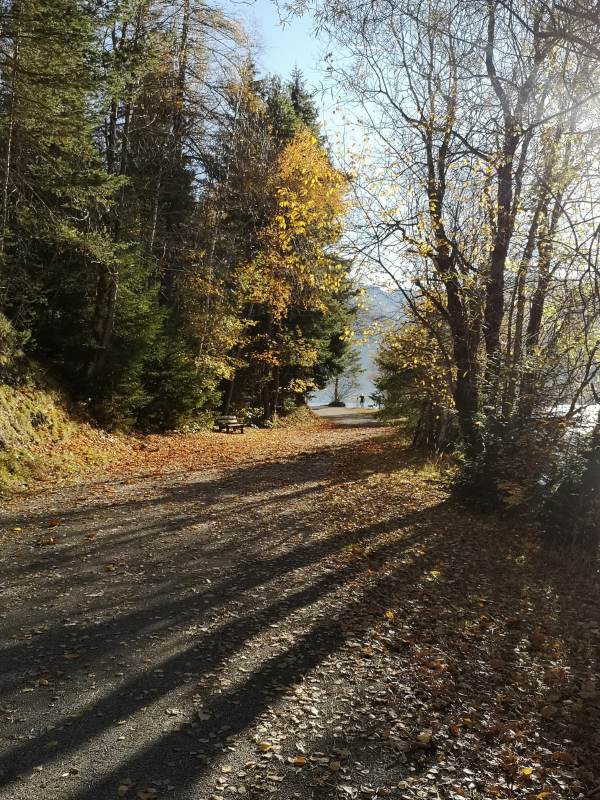
#> input picture data/img.jpeg, 1200 x 1600 px (shown at 1/2 size)
$ python ex_01_a_image_metadata.py
#> lines starting #> are read from the running program, lines starting #| are printed output that depends on the picture
from PIL import Image
import numpy as np

im = Image.open('data/img.jpeg')
#> im is the input picture: PIL image 1200x1600 RGB; mean R, G, B 95.8, 89.1, 73.8

# holen der grundsaetzlichen Eigenschaften des Bildes:
breite, hoehe = im.size
#> breite = 1200; hoehe = 1600
print("breite: %s , hoehe: %s"  % (breite, hoehe))
#| breite: 1200 , hoehe: 1600
print("palette: %s" % im.palette)
#| palette: None
print("format: %s" % im.format)
#| format: JPEG
print("mode: %s" % im.mode)
#| mode: RGB

imr = im.rotate(45) # Gibt das rotierte Bild zurueck
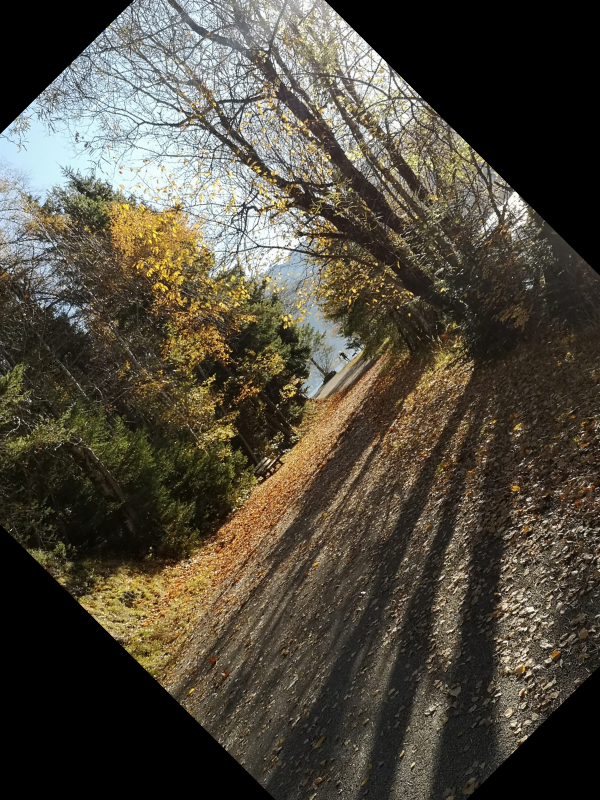
#> imr: PIL image 1200x1600 RGB (shown at 1/2 size); mean R, G, B 79.6, 73.9, 61.1
imr.save('data/rotated.jpeg')

im.thumbnail( (128,128) )  # Die Methode verändert im
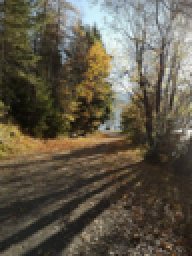
#> im: PIL image 96x128 RGB (shown 2 times larger); mean R, G, B 95.8, 89.1, 73.8
im.save('data/thumb.jpeg')
#im.show()

a = np.asarray(im)
#print(a)

img = Image.fromarray(a)


k = im.info.keys()
print(k)
#| dict_keys(['jfif', 'jfif_version', 'jfif_unit', 'jfif_density', 'progressive', 'progression'])

for k in im.info.keys():
    print("%s : %s" % (k, im.info[k]))
#> this loop made 6 passes
#> k on passes 1 to 6: 'jfif', 'jfif_version', 'jfif_unit', 'jfif_density', 'progressive', 'progression'
#| jfif : 257
#| jfif_version : (1, 1)
#| jfif_unit : 0
#| jfif_density : (1, 1)
#| progressive : 1
#| progression : 1
